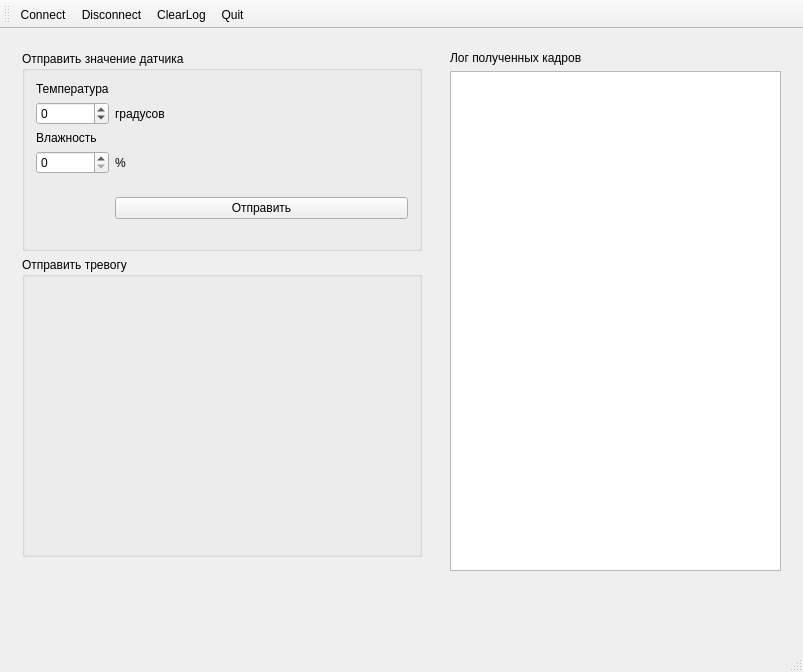
<?xml version="1.0" encoding="UTF-8"?>
<ui version="4.0">
 <class>MainWindow</class>
 <widget class="QMainWindow" name="MainWindow">
  <property name="geometry">
   <rect>
    <x>0</x>
    <y>0</y>
    <width>803</width>
    <height>672</height>
   </rect>
  </property>
  <property name="windowTitle">
   <string>Имитатор платы</string>
  </property>
  <widget class="QWidget" name="centralWidget">
   <layout class="QGridLayout" name="gridLayout">
    <item row="4" column="0">
     <widget class="QLabel" name="m_status">
      <property name="text">
       <string/>
      </property>
     </widget>
    </item>
    <item row="0" column="0">
     <widget class="QFrame" name="statusFrame">
      <property name="minimumSize">
       <size>
        <width>400</width>
        <height>400</height>
       </size>
      </property>
      <property name="frameShape">
       <enum>QFrame::NoFrame</enum>
      </property>
      <property name="frameShadow">
       <enum>QFrame::Raised</enum>
      </property>
      <layout class="QFormLayout" name="formLayout_3">
       <item row="0" column="0" colspan="2">
        <widget class="QGroupBox" name="valuesBox">
         <property name="sizePolicy">
          <sizepolicy hsizetype="Fixed" vsizetype="Fixed">
           <horstretch>0</horstretch>
           <verstretch>0</verstretch>
          </sizepolicy>
         </property>
         <property name="minimumSize">
          <size>
           <width>400</width>
           <height>200</height>
          </size>
         </property>
         <property name="title">
          <string>Отправить значение датчика</string>
         </property>
         <layout class="QGridLayout" name="gridLayout_2">
          <item row="5" column="0">
           <spacer name="verticalSpacer">
            <property name="orientation">
             <enum>Qt::Vertical</enum>
            </property>
            <property name="sizeHint" stdset="0">
             <size>
              <width>20</width>
              <height>20</height>
             </size>
            </property>
           </spacer>
          </item>
          <item row="0" column="0">
           <widget class="QLabel" name="temperatureLabel">
            <property name="sizePolicy">
             <sizepolicy hsizetype="Fixed" vsizetype="Fixed">
              <horstretch>0</horstretch>
              <verstretch>0</verstretch>
             </sizepolicy>
            </property>
            <property name="text">
             <string>Температура</string>
            </property>
           </widget>
          </item>
          <item row="2" column="0">
           <widget class="QSpinBox" name="temperatureSpinBox">
            <property name="sizePolicy">
             <sizepolicy hsizetype="Minimum" vsizetype="Fixed">
              <horstretch>0</horstretch>
              <verstretch>0</verstretch>
             </sizepolicy>
            </property>
            <property name="readOnly">
             <bool>false</bool>
            </property>
            <property name="minimum">
             <number>-100</number>
            </property>
            <property name="maximum">
             <number>100</number>
            </property>
            <property name="value">
             <number>0</number>
            </property>
           </widget>
          </item>
          <item row="2" column="1">
           <widget class="QLabel" name="gradusLabel">
            <property name="text">
             <string>градусов</string>
            </property>
           </widget>
          </item>
          <item row="3" column="0">
           <widget class="QLabel" name="humidityLabel">
            <property name="sizePolicy">
             <sizepolicy hsizetype="Preferred" vsizetype="Fixed">
              <horstretch>0</horstretch>
              <verstretch>0</verstretch>
             </sizepolicy>
            </property>
            <property name="text">
             <string>Влажность</string>
            </property>
           </widget>
          </item>
          <item row="4" column="0">
           <widget class="QSpinBox" name="humiditySpinBox">
            <property name="readOnly">
             <bool>false</bool>
            </property>
            <property name="maximum">
             <number>100</number>
            </property>
           </widget>
          </item>
          <item row="4" column="1">
           <widget class="QLabel" name="percentLabel">
            <property name="text">
             <string>%</string>
            </property>
           </widget>
          </item>
          <item row="5" column="1">
           <widget class="QPushButton" name="sendButton">
            <property name="text">
             <string>Отправить</string>
            </property>
           </widget>
          </item>
         </layout>
        </widget>
       </item>
       <item row="1" column="0" colspan="2">
        <widget class="SendFrameBox" name="groupBox">
         <property name="sizePolicy">
          <sizepolicy hsizetype="Preferred" vsizetype="Fixed">
           <horstretch>0</horstretch>
           <verstretch>0</verstretch>
          </sizepolicy>
         </property>
         <property name="minimumSize">
          <size>
           <width>0</width>
           <height>300</height>
          </size>
         </property>
         <property name="title">
          <string>Отправить тревогу</string>
         </property>
        </widget>
       </item>
      </layout>
     </widget>
    </item>
    <item row="0" column="1">
     <widget class="QFrame" name="logFrame">
      <property name="minimumSize">
       <size>
        <width>150</width>
        <height>510</height>
       </size>
      </property>
      <property name="frameShape">
       <enum>QFrame::NoFrame</enum>
      </property>
      <property name="frameShadow">
       <enum>QFrame::Raised</enum>
      </property>
      <layout class="QFormLayout" name="formLayout_4">
       <item row="0" column="0">
        <widget class="QLabel" name="receivedMessagesEditLabel">
         <property name="sizePolicy">
          <sizepolicy hsizetype="Fixed" vsizetype="Fixed">
           <horstretch>0</horstretch>
           <verstretch>0</verstretch>
          </sizepolicy>
         </property>
         <property name="text">
          <string>Лог полученных кадров</string>
         </property>
         <property name="alignment">
          <set>Qt::AlignLeading|Qt::AlignLeft|Qt::AlignTop</set>
         </property>
        </widget>
       </item>
       <item row="1" column="0" colspan="2">
        <widget class="QTextEdit" name="receivedMessagesEdit">
         <property name="sizePolicy">
          <sizepolicy hsizetype="Preferred" vsizetype="Maximum">
           <horstretch>0</horstretch>
           <verstretch>0</verstretch>
          </sizepolicy>
         </property>
         <property name="minimumSize">
          <size>
           <width>0</width>
           <height>500</height>
          </size>
         </property>
         <property name="layoutDirection">
          <enum>Qt::LeftToRight</enum>
         </property>
         <property name="html">
          <string>&lt;!DOCTYPE HTML PUBLIC &quot;-//W3C//DTD HTML 4.0//EN&quot; &quot;http://www.w3.org/TR/REC-html40/strict.dtd&quot;&gt;
&lt;html&gt;&lt;head&gt;&lt;meta name=&quot;qrichtext&quot; content=&quot;1&quot; /&gt;&lt;style type=&quot;text/css&quot;&gt;
p, li { white-space: pre-wrap; }
&lt;/style&gt;&lt;/head&gt;&lt;body style=&quot; font-family:'Ubuntu'; font-size:11pt; font-weight:400; font-style:normal;&quot;&gt;
&lt;p style=&quot;-qt-paragraph-type:empty; margin-top:0px; margin-bottom:0px; margin-left:0px; margin-right:0px; -qt-block-indent:0; text-indent:0px;&quot;&gt;&lt;br /&gt;&lt;/p&gt;&lt;/body&gt;&lt;/html&gt;</string>
         </property>
        </widget>
       </item>
      </layout>
     </widget>
    </item>
   </layout>
  </widget>
  <widget class="QMenuBar" name="menuBar">
   <property name="geometry">
    <rect>
     <x>0</x>
     <y>0</y>
     <width>803</width>
     <height>22</height>
    </rect>
   </property>
  </widget>
  <widget class="QToolBar" name="mainToolBar">
   <attribute name="toolBarArea">
    <enum>TopToolBarArea</enum>
   </attribute>
   <attribute name="toolBarBreak">
    <bool>false</bool>
   </attribute>
   <addaction name="actionConnect"/>
   <addaction name="actionDisconnect"/>
   <addaction name="actionClearLog"/>
   <addaction name="actionQuit"/>
  </widget>
  <widget class="QStatusBar" name="statusBar"/>
  <action name="actionConnect">
   <property name="icon">
    <iconset resource="resource.qrc">
     <normaloff>:/images/connect.png</normaloff>:/images/connect.png</iconset>
   </property>
   <property name="text">
    <string>Connect</string>
   </property>
   <property name="toolTip">
    <string>Присоединиться</string>
   </property>
  </action>
  <action name="actionDisconnect">
   <property name="icon">
    <iconset resource="resource.qrc">
     <normaloff>:/images/disconnect.png</normaloff>:/images/disconnect.png</iconset>
   </property>
   <property name="text">
    <string>Disconnect</string>
   </property>
   <property name="toolTip">
    <string>Отсоединиться</string>
   </property>
  </action>
  <action name="actionQuit">
   <property name="icon">
    <iconset resource="resource.qrc">
     <normaloff>:/images/exit.png</normaloff>:/images/exit.png</iconset>
   </property>
   <property name="text">
    <string>Quit</string>
   </property>
  </action>
  <action name="actionClearLog">
   <property name="icon">
    <iconset resource="resource.qrc">
     <normaloff>:/images/clear.png</normaloff>:/images/clear.png</iconset>
   </property>
   <property name="text">
    <string>ClearLog</string>
   </property>
  </action>
 </widget>
 <layoutdefault spacing="6" margin="11"/>
 <customwidgets>
  <customwidget>
   <class>SendFrameBox</class>
   <extends>QGroupBox</extends>
   <header>sendframebox.h</header>
   <container>1</container>
  </customwidget>
 </customwidgets>
 <resources>
  <include location="resource.qrc"/>
 </resources>
 <connections/>
</ui>
